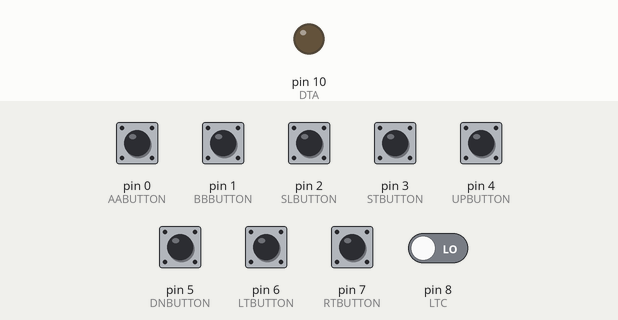
Simulated run of this sketch. Board: Arduino Uno, built with avr-gcc and run on an emulated ATmega328P. Shown: output pins drawn as LEDs (lit = HIGH). Inputs (shaded band) come from the test bench; at power-on: pin 0 (AABUTTON), pin 1 (BBBUTTON), pin 2 (SLBUTTON), pin 3 (STBUTTON), pin 4 (UPBUTTON), pin 5 (DNBUTTON), pin 6 (LTBUTTON), pin 7 (RTBUTTON), pin 8 (LTC) LOW.

Above: at 1.2 s.
1.3 s: pin 8 (LTC) driven HIGH
At 2.5 s:
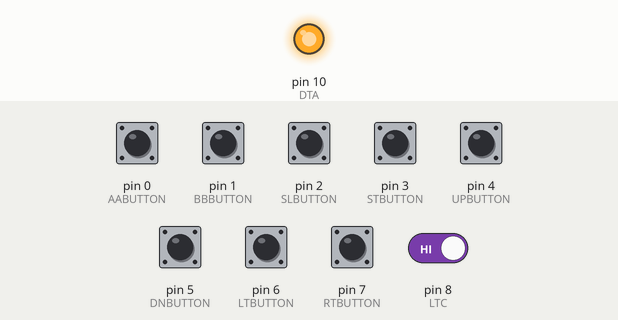
Timing chart, 0 to 4.3 s (numbered marks = the images above; inputs shaded):
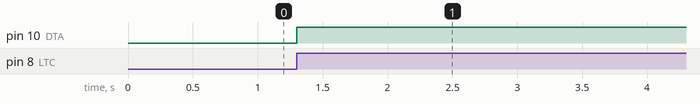

The sketch:

NES.ino
```cpp
// Definition of interrupt names
#include < avr/io.h >
// ISR interrupt service routine
#include < avr/interrupt.h >

#define AABUTTON  0
#define BBBUTTON  1
#define SLBUTTON  2
#define STBUTTON  3
#define UPBUTTON  4
#define DNBUTTON  5
#define LTBUTTON  6
#define RTBUTTON  7

#define LTC 8
#define CLK 9
#define DTA 10

boolean aa;
boolean bb;
boolean sl;
boolean st;
boolean up;
boolean dn;
boolean lt;
boolean rt;

void setup(){
  pinMode(AABUTTON, INPUT);
  pinMode(BBBUTTON, INPUT);
  pinMode(SLBUTTON, INPUT);
  pinMode(STBUTTON, INPUT);
  pinMode(UPBUTTON, INPUT);
  pinMode(DNBUTTON, INPUT);
  pinMode(LTBUTTON, INPUT);
  pinMode(RTBUTTON, INPUT);
  pinMode(CLK, INPUT);
  pinMode(LTC, INPUT);
  pinMode(DTA, OUTPUT);
  InitialiseInterrupt();
}

void loop()
{
  aa = digitalRead(AABUTTON);
  bb = digitalRead(BBBUTTON);
  sl = digitalRead(SLBUTTON);
  st = digitalRead(STBUTTON);
  up = digitalRead(UPBUTTON);
  dn = digitalRead(DNBUTTON);
  lt = digitalRead(LTBUTTON);
  rt = digitalRead(RTBUTTON);
}

void InitialiseInterrupt(){
  cli();		// switch interrupts off while messing with their settings
  PCICR  = 0x01;          // Enable PCINT0 interrupt
  PCMSK0 = 0b00000001;
  sei();		// turn interrupts back on
}

ISR(PCINT0_vect) {    // Interrupt service routine. Every single PCINT8..14 (=ADC0..5) change
  //A
  digitalWrite(DTA, aa);
  digitalWrite(DTA, aa);
  digitalWrite(DTA, aa);

  //B
  digitalWrite(DTA, bb);
  digitalWrite(DTA, bb);
  digitalWrite(DTA, bb);

  //Select
  digitalWrite(DTA, sl);
  digitalWrite(DTA, sl);
  digitalWrite(DTA, sl);

  //Start -- V
  digitalWrite(DTA, st);
  digitalWrite(DTA, st);
  digitalWrite(DTA, st);

  // Up
  digitalWrite(DTA, up);
  digitalWrite(DTA, up);
  digitalWrite(DTA, up);
  digitalWrite(DTA, up);

  // Down
  digitalWrite(DTA, dn);
  digitalWrite(DTA, dn);
  digitalWrite(DTA, dn);

  //Left
  digitalWrite(DTA, lt);
  digitalWrite(DTA, lt);
  digitalWrite(DTA, lt);

  //Right
  digitalWrite(DTA, rt);
  digitalWrite(DTA, rt);
  digitalWrite(DTA, rt);

  digitalWrite(DTA, HIGH);
}
```

Measured:
- after the input at 1.3 s, pin 10 (DTA): LOW → HIGH at once
